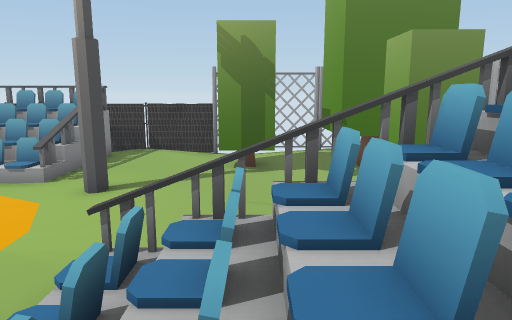
view 1 (above)

24 first-person views from a walk through a scene from a Unity 3-D project. The camera is 1.5 m above the floor, tilts 10° down and sees 70° across. The floor is counted in squares, 1 m on a side. Each view is taken from the middle of a square. On the plan, view 1 faces up. The plan holds only what a view shows up to about 16 squares ahead; the rest is blank. The place goes on beyond the plan. The player is left out. Some surface patterns are stand-ins.

view 2
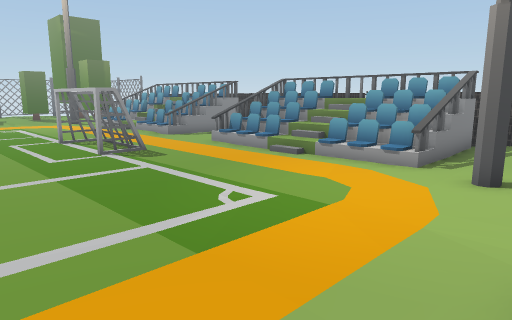

view 3
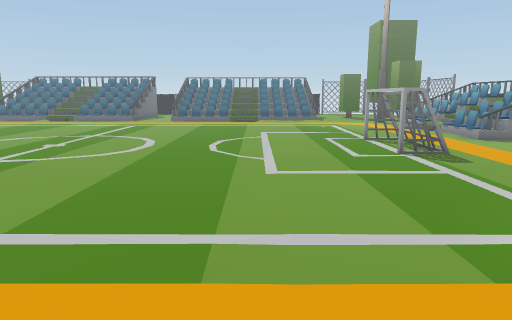

view 4
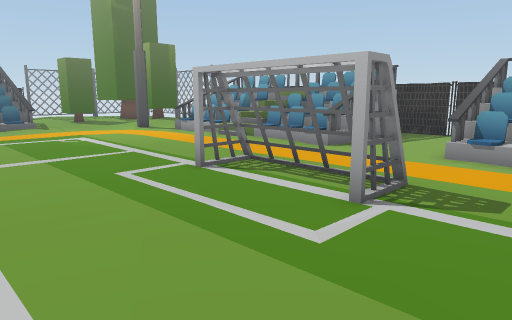

view 5
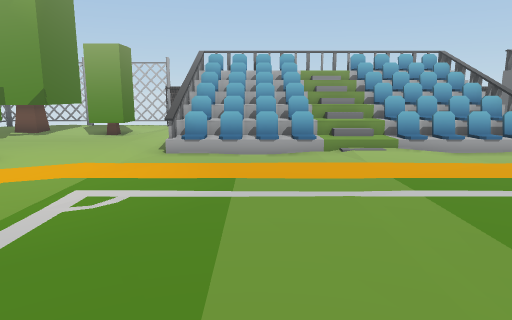

view 6
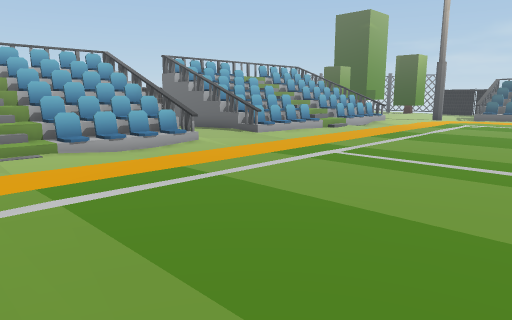

view 7
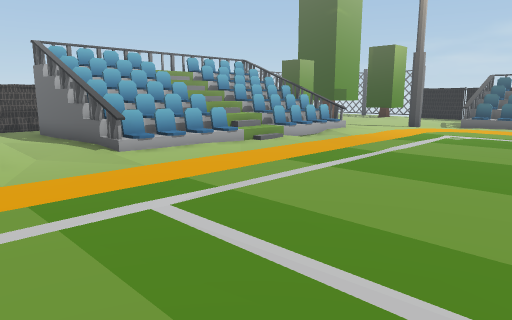

view 8
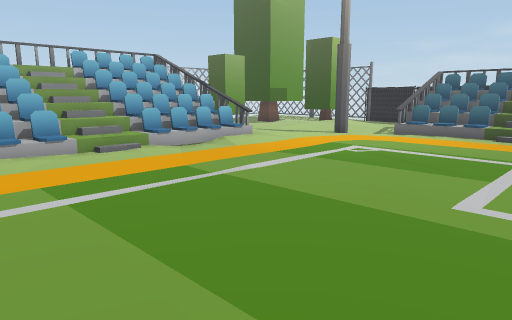

view 9
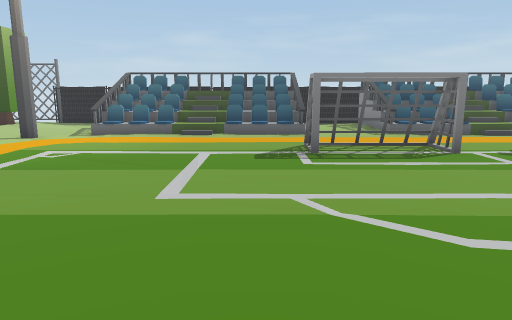

view 10
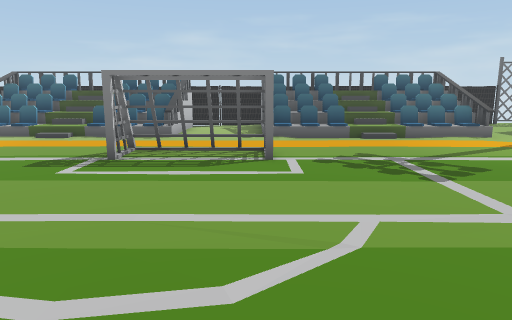

view 11
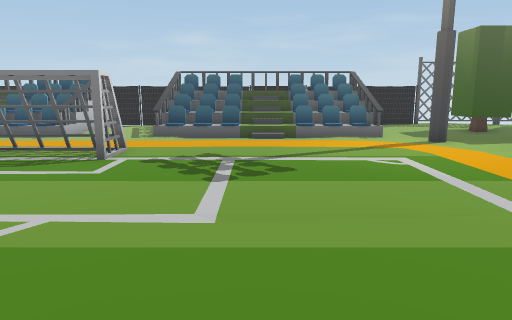

view 12
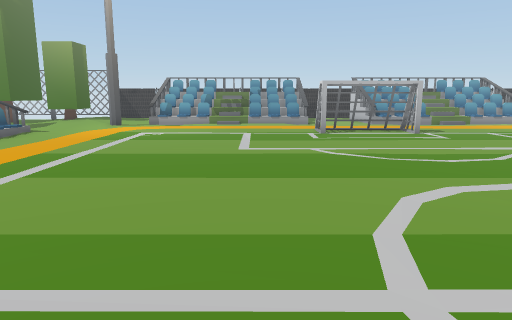

view 13
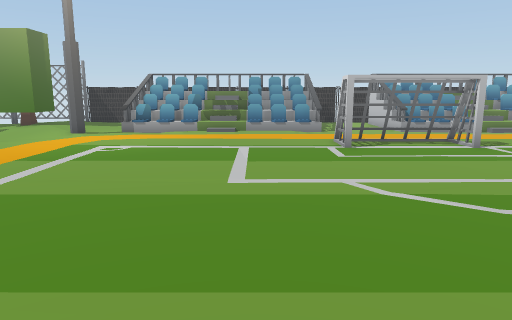

view 14
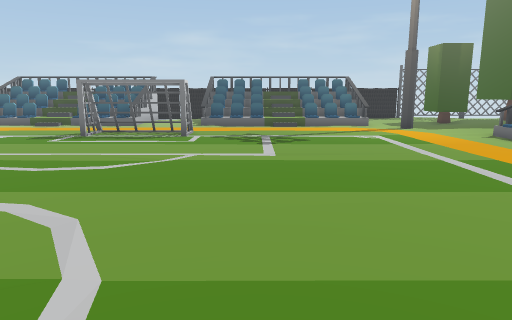

view 15
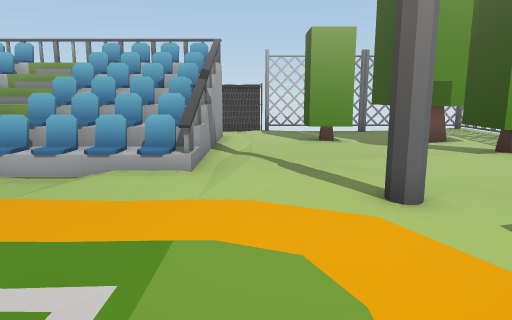

view 16
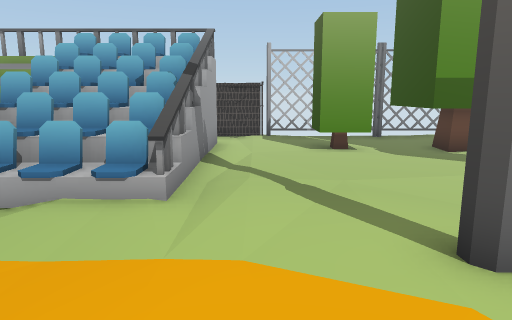

view 17
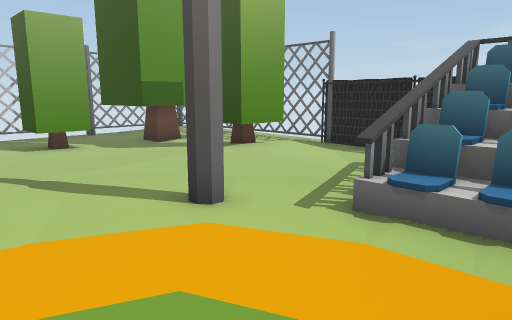

view 18
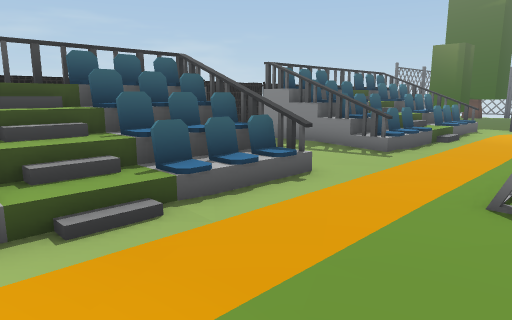

view 19
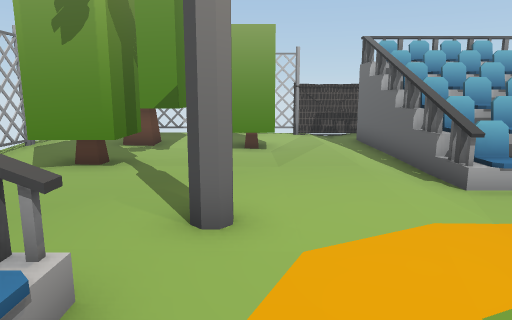

view 20
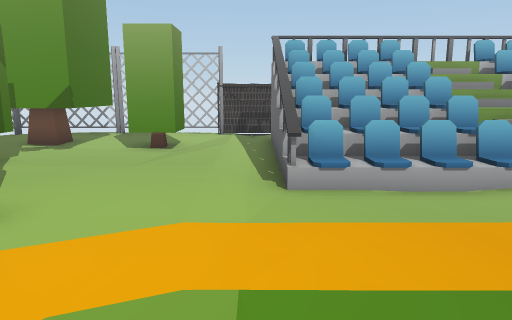

view 21
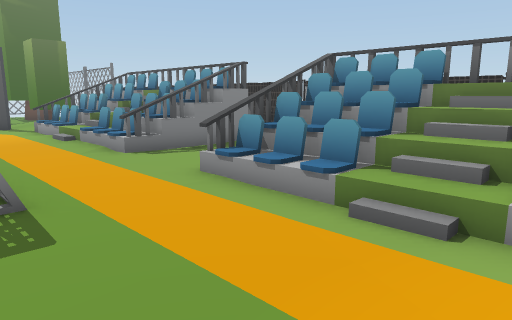

view 22
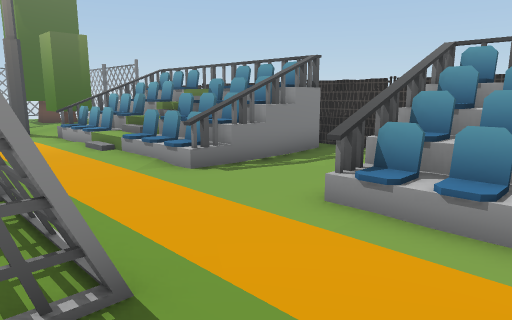

view 23
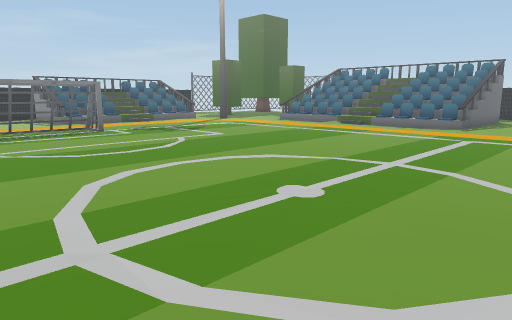

view 24
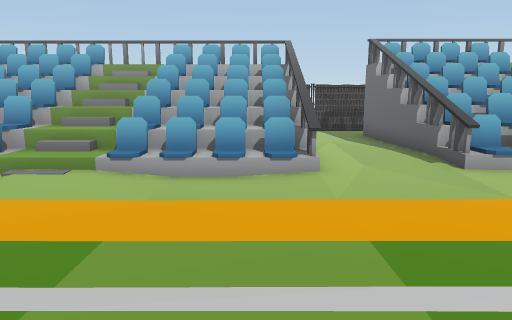

### Floor plan
Key: @ floor where view 1 was taken; # wall or solid block; x gap in a wall; . main floor; - floor 0.25 m lower than the main floor; : floor 1.25 m higher than the main floor; + floor 1.75 m higher than the main floor; / step, stairs or slope; = window, fence, low wall or low ledge; ^ raised ledge; v drop or lower ground; O other object.
Columns run from 27 left of view 1 to 7 right of it. Each row starts with its distance up from view 1.
 15          ####   v    #####OOOOOOOO#
 14   #^^^^^^##.. #^^^^^^x............O
 13           v..v  +    #.......O    O
 12  #===//===#..#===/:===....OO.OOO .O
 11  ##==//===#..#===//==#....OO.OOO .O
 10 ..===//===x..x===/===x........OOO.O
  9 #=...//...=..=...//..=........# ..O
  8 #.............................#O..O
  7 ...............................-..O
  6 ..........OOOO....................#
  5 ..........OOOO....................#
  4 .........................##=#####.x
  3 ........................./======#
  2 ........................./======#
  1 ........................./======#
  0 ........................./=@==  #
 -1 .........................////// #
 -2  ......................../======#
 -3   ......................./======#
 -4   ......................./======#
 -5    ....................../======#
 -6   .......................=#=#####
 -7 ................................. #
 -8 ..................................#
 -9 ................ ........=#=#####.#
-10 ................ ......../======# #
-11  ............... ......../======#
-12  ......................../======#
-13   ......................./======#
-14  ........................////// #
-15 .........................////// #
-16 ........................./======#
-17 ........................./======#
-18 ........................./======#
-19 ........................./===#==#
-20 ..........OOOO...........##=####..#
-21 ..........OOOO....................#
-22 ..................................O
-23 #......................#......##..O
-24 .=...//...=..=...//..=........#O..O
-25 ..===//===x..x===/===x............O
-26 .##==//===#..#===//==#....OO.OOOO.O
-27 .#===//===#..#===/:=== ...OO.OOO .O
-28           v  v       # ...O       O

Where each view was taken, in squares from view 1:
view 1: 0 up, 0 right, facing up
view 2: 0 up, 2 left, facing up-left
view 3: 0 up, 2 left, facing left
view 4: 0 up, 11 left, facing up-left
view 5: 2 up, 12 left, facing right
view 6: 1 up, 12 left, facing down-right
view 7: 5 down, 11 left, facing down-right
view 8: 10 down, 12 left, facing down-right
view 9: 10 down, 12 left, facing down
view 10: 11 down, 17 left, facing down
view 11: 11 down, 21 left, facing down
view 12: 10 down, 20 left, facing up
view 13: 6 down, 20 left, facing up
view 14: 6 down, 20 left, facing down
view 15: 21 down, 9 left, facing right
view 16: 21 down, 7 left, facing right
view 17: 20 down, 8 left, facing down-right
view 18: 20 down, 8 left, facing down-left
view 19: 8 up, 8 left, facing right
view 20: 5 up, 8 left, facing right
view 21: 5 up, 8 left, facing up-left
view 22: 5 up, 11 left, facing up-left
view 23: 4 down, 11 left, facing down-left
view 24: 5 down, 9 left, facing right
